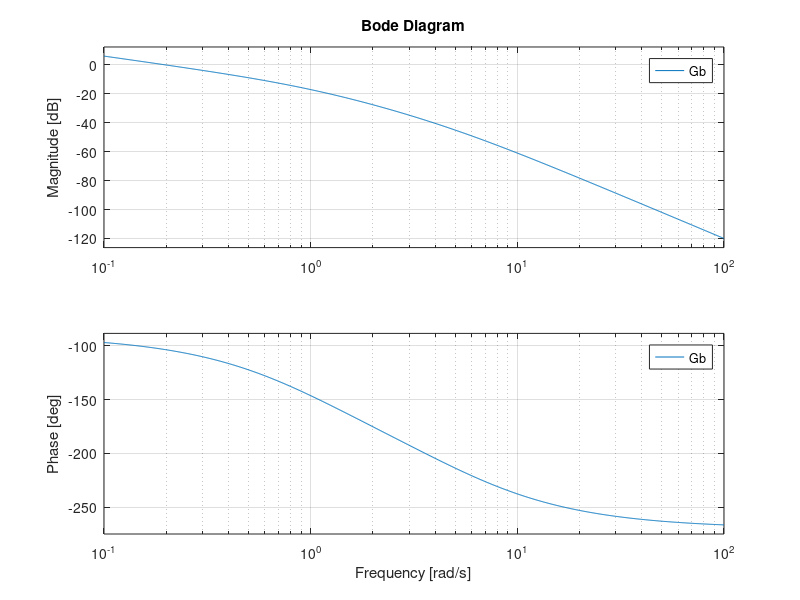

MATLAB code for this plot: (Note: this script raises an error after producing the figure.)
clc
clear all
close all

%%
s = tf('s');

Ga = tf([10], [1 3 2]);

% subplot(2, 1, 1);
step(Ga, 7);
% subplot(2, 1, 2);
% step(Ga*s, 7);

% Método ZN 1
% Traçar reta tangente no ponto da derivada máxima
% Obter L (corte inferior) e T (corte superior)

La = 0.2;
Ta = 2;

Ka = 1.2*(Ta/La);
Tia = Ta/0.3;
Tda = La/2;

P = Ka;
I = Ka/Tia;
D = Ka*Tda;
N = 100;

%%
Gb = zpk([], [0 -1 -5], 1);

% Método ZN 2

bode(Gb);
grid on
hold on
bode(Kcr*Gb)

% Gain Margin 29.5
Kcr = 10^(29.5/20);

% Utilizar w180
Pcr = 2*pi/(2.24);

% Pela tabela
% Sistema de primeira ordem, portanto PD
K = 0.8 * Kcr;
Td = Pcr/8;

Pb = K;
Db = K*Td;




